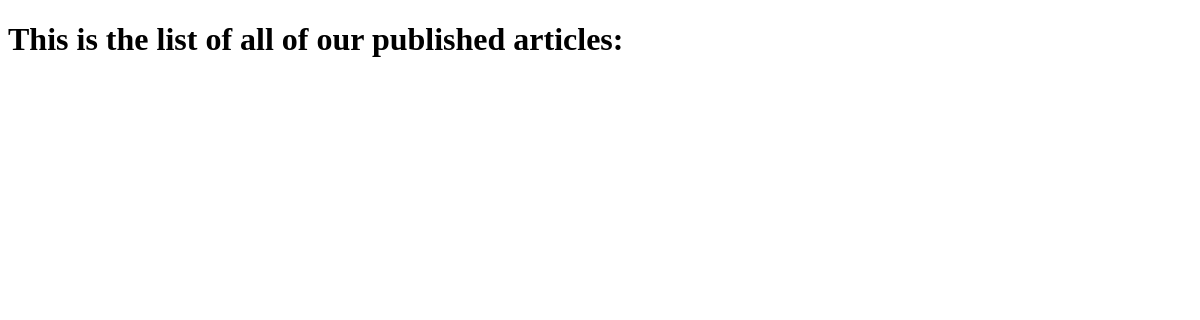
/articles/, run on an earlier commit of the app's database.
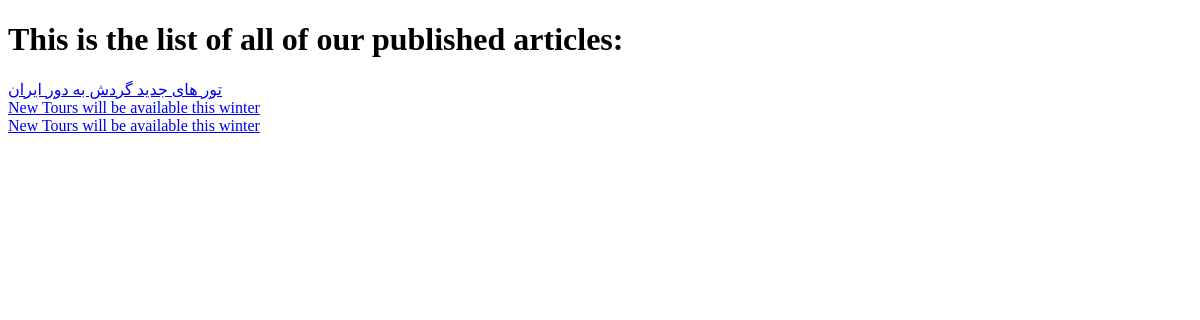
And on a later commit of the database.
### articles/models.py (models this page shows, shortened)
class Article(models.Model):
    title = models.CharField(max_length=150)
    body = models.TextField()
    slug = models.SlugField(null=True, blank=True, unique=True)
    def __str__(self):
        return self.title

### articles/views.py (the view)
# urls.py: path('', ArticleListView.as_view(), name='all_articles'),
class ArticleListView(ListView):
    model = Article
    template_name = 'articles/Article_List.html'

### articles/templates/articles/Article_List.html (shortened to what this page needs)
<!DOCTYPE html>
<html lang="en">
<head>
</head>
<body>
    <h1>This is the list of all of our published articles:</h1>
    {% for article in object_list %}
        <a href="{% url 'articles:article_page' article.slug%}">{{ article }}<br></a>
    {% endfor %}
</body>
</html>

What changed in the data, as far as the page shows it:
added Article: title "تور های جدید گردش به دور ایران"
added Article: title "New Tours will be available this winter"
added Article: title "New Tours will be available this winter"
